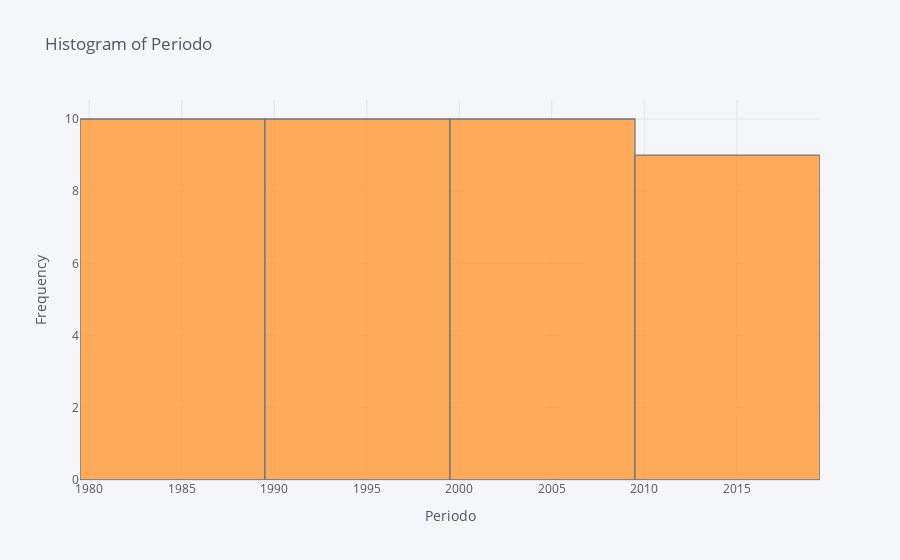

The cell this chart's notebook holds for it:
### Markdown cell above
## ...and finally, show me some insights with Plotly!!!

### Code cell
# Cufflinks histogram
'''
dataset_column.iplot(kind='hist',
                     title='VIZ TITLE',
                     yTitle='AXIS TITLE',
                     xTitle='AXIS TITLE')
'''
# Assuming 'Periodo' is the column you want to visualize
column_to_visualize = 'Periodo'

# Check if the column exists in the dataset
if column_to_visualize in dataset.columns:
    # Create a histogram using Cufflinks and Plotly
    dataset[column_to_visualize].iplot(
        kind='hist',
        title=f'Histogram of {column_to_visualize}',
        yTitle='Frequency',
        xTitle=column_to_visualize
    )
else:
    print(f"The column '{column_to_visualize}' does not exist in the dataset.")

### Figure 1 — Plotly figure (JSON) as saved in the notebook; plotly's stock layout.template omitted (floating-point values rounded to 4 significant figures)
{"data": [{"histfunc": "count", "histnorm": "", "marker": {"color": "rgba(255, 153, 51, 1.0)", "line": {"color": "#4D5663", "width": 1.3}}, "name": "Periodo", "opacity": 0.8, "orientation": "v", "type": "histogram", "x": [1980, 1981, 1982, 1983, 1984, 1985, 1986, 1987, 1988, 1989, 1990, 1991, 1992, 1993, 1994, 1995, 1996, 1997, 1998, 1999, 2000, 2001, 2002, 2003, 2004, 2005, 2006, 2007, 2008, 2009, 2010, 2011, 2012, 2013, 2014, 2015, 2016, 2017, 2018]}], "layout": {"barmode": "overlay", "legend": {"bgcolor": "#F5F6F9", "font": {"color": "#4D5663"}}, "paper_bgcolor": "#F5F6F9", "plot_bgcolor": "#F5F6F9", "title": {"font": {"color": "#4D5663"}, "text": "Histogram of Periodo"}, "xaxis": {"gridcolor": "#E1E5ED", "showgrid": true, "tickfont": {"color": "#4D5663"}, "title": {"font": {"color": "#4D5663"}, "text": "Periodo"}, "zerolinecolor": "#E1E5ED"}, "yaxis": {"gridcolor": "#E1E5ED", "showgrid": true, "tickfont": {"color": "#4D5663"}, "title": {"font": {"color": "#4D5663"}, "text": "Frequency"}, "zerolinecolor": "#E1E5ED"}}}
